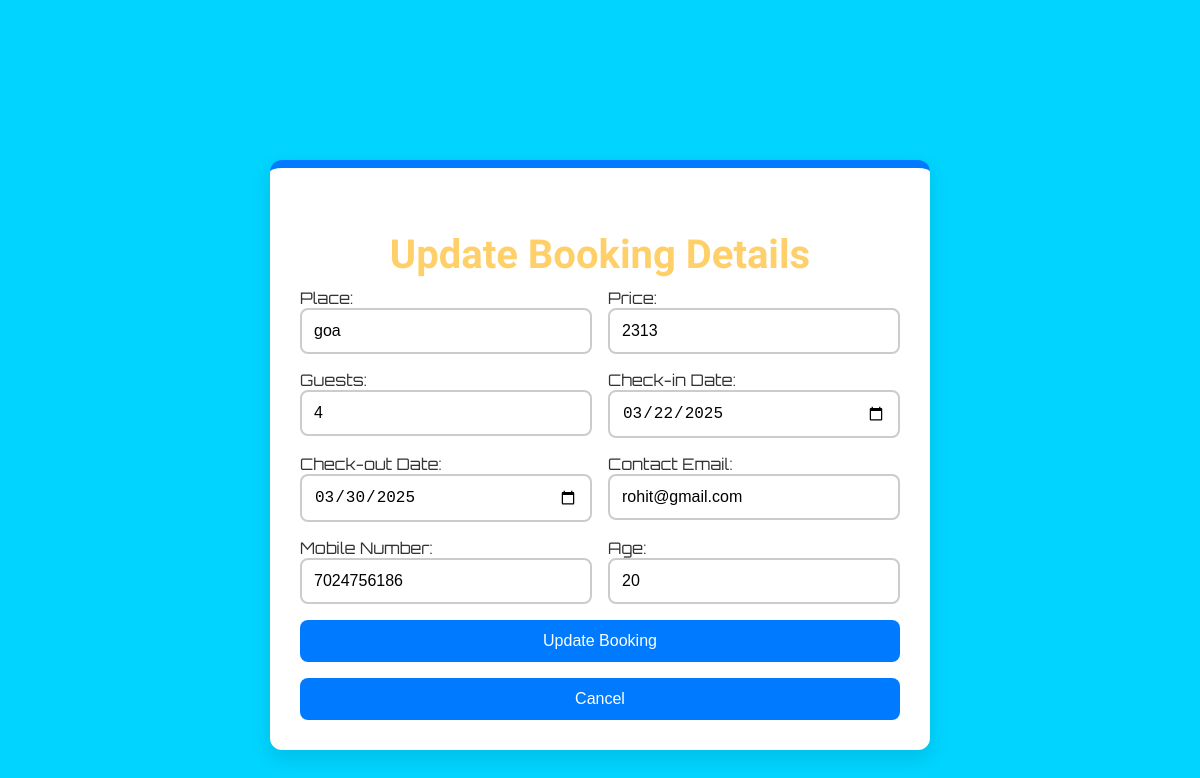
The page /update.php?id=6 on the database its author committed.
### tables this page shows
CREATE TABLE `form2` (
  `id` int(10) NOT NULL,
  `place` text NOT NULL,
  `price` float NOT NULL,
  `guests` int(10) NOT NULL,
  `checkin_date` date NOT NULL,
  `checkout_date` date NOT NULL,
  `contact_email` varchar(20) NOT NULL,
  `mobile_number` varchar(11) NOT NULL,
  `age` int(3) NOT NULL,
  `booking_date` date NOT NULL
);

### update.php (the view, shortened to what this page needs)
<?php
$conn = new mysqli("localhost", "root", "", "database");
$id = intval($_GET['id'] ?? 0);
$result = $conn->query("SELECT * FROM form2 WHERE id=$id");
if ($result->num_rows == 1) {
    $row = $result->fetch_assoc();
} else {
    echo "Booking not found!";
    exit;
}
?>
<!DOCTYPE html>
<html lang="en">
<head>
    <link rel="stylesheet" href="assets/css/update.css" />
</head>
<body>
    <div class="container">
        <h2>Update Booking Details</h2>
        <form method="POST">
            <label>Place: <input type="text" name="place" value="<?php echo $row['place']; ?>" required></label>
            <label>Price: <input type="number" name="price" value="<?php echo $row['price']; ?>" required></label>
            <label>Guests: <input type="number" name="guests" value="<?php echo $row['guests']; ?>" required></label>
            <label>Check-in Date: <input type="date" name="checkin_date" value="<?php echo $row['checkin_date']; ?>" required></label>
            <label>Check-out Date: <input type="date" name="checkout_date" value="<?php echo $row['checkout_date']; ?>" required></label>
            <label>Contact Email: <input type="email" name="contact_email" value="<?php echo $row['contact_email']; ?>" required></label>
            <label>Mobile Number: <input type="text" name="mobile_number" value="<?php echo $row['mobile_number']; ?>" required></label>
            <label>Age: <input type="number" name="age" value="<?php echo $row['age']; ?>" required></label>
            <button type="submit">Update Booking</button>
            <button type="button" onclick="window.location.href='dashboard.php'">Cancel</button>
        </form>
    </div>
</body>
</html>

### assets/css/update.css (style rules this page uses)
body { font-family: Arial, sans-serif; background-color: #00d4ff; margin: 0; padding: 40px; display: flex; justify-content: center; align-items: center; height: 100vh; }
.container { background-color: #fff; padding: 30px; margin-top: 30px; width: 100%; max-width: 600px; border-radius: 12px; border-top: 8px solid #007bff; box-shadow: 0 8px 20px rgba(0,0,0,0.1); text-align: center; }
h2 { font-family: 'Sacramento', cursive; font-size: 40px; color: #ffd069; margin-bottom: 10px; }
form { display: grid; grid-template-columns: 1fr 1fr; gap: 16px; }
label { font-family: 'Orbitron', cursive; text-align: left; font-size: 16px; color: #333; }
input[type="text"], input[type="number"], input[type="email"], input[type="date"] { width: 100%; padding: 12px; border: 2px solid #ccc; border-radius: 8px; font-size: 16px; box-sizing: border-box; }
button { background-color: #007bff; color: white; border: none; padding: 12px 24px; font-size: 16px; border-radius: 8px; cursor: pointer; grid-column: span 2; }

### rows shown on the page
form2: place "goa", price "2313", guests "4", checkin_date "03/22/2025", checkout_date "03/30/2025", contact_email "rohit@gmail.com", mobile_number "7024756186", age "20"
